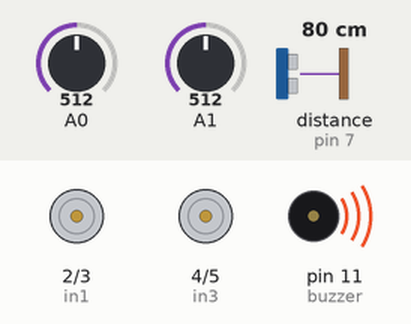
This sketch was run on a simulated Arduino Uno, built with avr-gcc and run on an emulated ATmega328P. Parts: motor-driver pin pairs drawn as motors (green arrow = first pin HIGH = forward, orange = second pin HIGH = backward, longer = more drive, scaled by the enable pin), buzzer (waves = sounding, pin HIGH). Wiring (inferred from the names in the program): ultrasonic range finder: trigger pin 6; echo pin 7. Inputs (shaded band) come from the test bench; at power-on: distance to the obstacle (sensor on pin 7) 80 cm, A1 = 512, A0 = 512. The echo pulse lasts 58.3 µs per cm; pins used as bus, display or sensor lines are not drawn.

Above: at 1.2 s.
1.3 s: distance to the obstacle (sensor on pin 7) set to 98 cm
2.8 s: distance to the obstacle (sensor on pin 7) set to 107 cm
At 3.8 s:
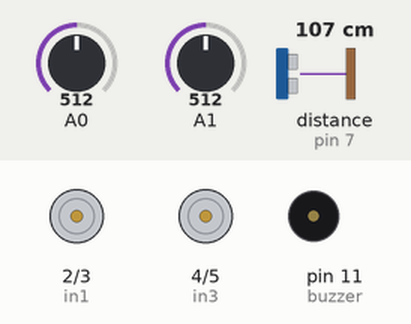
4.3 s: A1 set to 716
At 5.5 s:
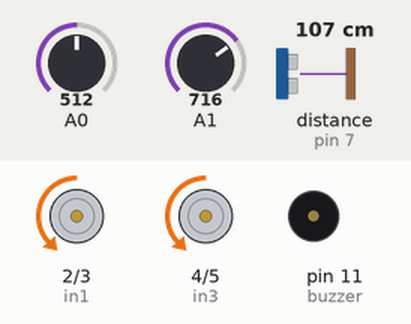
5.8 s: A0 set to 570
At 6.4 s:
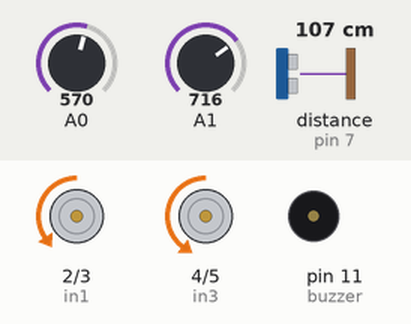
7.3 s: A0 set to 599
At 7.9 s:
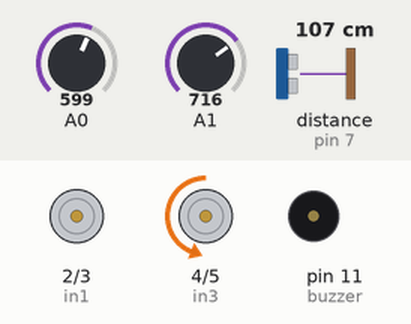
8.8 s: A1 set to 900
At 10.0 s:
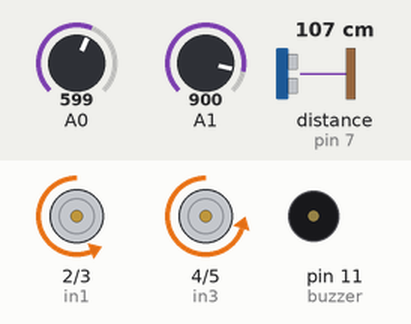
Timing chart, 0 to 11.3 s (numbered marks = the images above; inputs shaded):
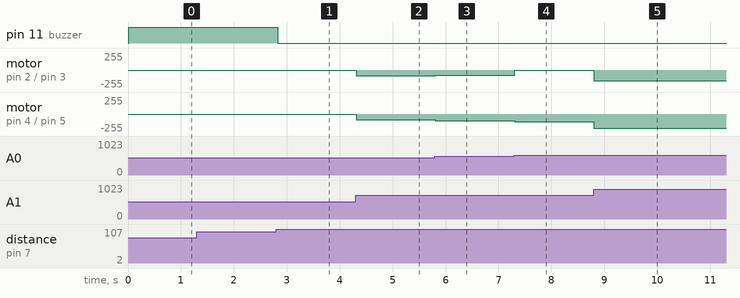

Measured:
- the behaviour switches between 101 and 102 cm on distance to the obstacle (sensor on pin 7) (found by bisection; images 0 and 1)
- the behaviour switches between 587 and 588 on A0 (found by bisection; images 3 and 4)
- after the input at 1.3 s, every drawn part: stays the same
- after the input at 2.8 s, pin 11 (buzzer): HIGH → LOW at once
- after the input at 4.3 s, motor on pin 2 (in1) / pin 3 (in2), motor on pin 4 (in3) / pin 5 (in4): stopped → backward 89/255 at once
- after the input at 5.8 s, motor on pin 2 (in1) / pin 3 (in2): backward 89/255 → backward 79/255 at once; motor on pin 4 (in3) / pin 5 (in4): backward 89/255 → backward 99/255 at once
- after the input at 7.3 s, motor on pin 2 (in1) / pin 3 (in2): backward 79/255 → stopped at once; motor on pin 4 (in3) / pin 5 (in4): backward 99/255 → backward 115/255 at once
- after the input at 8.8 s, motor on pin 2 (in1) / pin 3 (in2): stopped → backward 162/255 at once; motor on pin 4 (in3) / pin 5 (in4): backward 115/255 → backward 214/255 at once

The sketch:

final_joystick.ino
```cpp
#define enA 9
#define in1 2
#define in2 3
#define enB 10
#define in3 4
#define in4 5
int buzzer=11;
int motorSpeedA = 0;
int motorSpeedB = 0;
int jX=A0;
int jY=A1;
int trigPin = 6;//output
int echoPin =7 ;//input
void setup() {
  pinMode(enA, OUTPUT);
  pinMode(enB, OUTPUT);
  pinMode(in1, OUTPUT);
  pinMode(in2, OUTPUT);
  pinMode(in3, OUTPUT);
  pinMode(in4, OUTPUT);
  pinMode(trigPin, OUTPUT);
      pinMode(echoPin, INPUT);
      pinMode(buzzer, OUTPUT);


}
void loop() {
   long duration, distance;
  digitalWrite(trigPin,HIGH);
  delayMicroseconds(1000);
  digitalWrite(trigPin, LOW);
  duration=pulseIn(echoPin, HIGH);
  distance =(duration/2)/29.1;

  delay(10);
 if(distance<100)
 {
  digitalWrite(buzzer,HIGH);
 }
 else if(distance>100){
  digitalWrite(buzzer,LOW);

 }
  int xAxis = analogRead(A0);
// Read Joysticks X-axis
  int yAxis = analogRead(A1);
// Read Joysticks Y-axis
  // Y-axis used for forward and backward control
  if (yAxis < 510) {
    // Set Motor A backward
    digitalWrite(in1, HIGH);
    digitalWrite(in2, LOW);
    // Set Motor B backward
    digitalWrite(in3, HIGH);
    digitalWrite(in4, LOW);
    // Convert the declining Y-axis readings for going backward from 470 to 0 into 0 to 255 value for the PWM signal for increasing the motor speed
    motorSpeedA = map(yAxis, 470, 0, 0, 255);
    motorSpeedB = map(yAxis, 470, 0, 0, 255);
  }
  else if (yAxis > 510) {
    // Set Motor A forward
    digitalWrite(in1, LOW);
    digitalWrite(in2, HIGH);
    // Set Motor B forward
    digitalWrite(in3, LOW);
    digitalWrite(in4, HIGH);
    // Convert the increasing Y-axis readings for going forward from 550 to 1023 into 0 to 255 value for the PWM signal for increasing the motor speed
    motorSpeedA = map(yAxis, 550, 1023, 0, 255);
    motorSpeedB = map(yAxis, 550, 1023, 0, 255);
  }
  // If joystick stays in middle the motors are not moving
  else {
    motorSpeedA = 0;
    motorSpeedB = 0;
  }
  // X-axis used for left and right control
  if (xAxis <510) {
    // Convert the declining X-axis readings from 470 to 0 into increasing 0 to 255 value
    int xMapped = map(xAxis, 470, 0, 0, 255);
    // Move to left - decrease left motor speed, increase right motor speed
    motorSpeedA = motorSpeedA + xMapped;
    motorSpeedB = motorSpeedB - xMapped;
    // Confine the range from 0 to 255
    if (motorSpeedA < 0) {
      motorSpeedA = 0;
    }
    if (motorSpeedB > 255) {
      motorSpeedB = 255;
    }
  }
  if (xAxis > 550) {
    // Convert the increasing X-axis readings from 550 to 1023 into 0 to 255 value
    int xMapped = map(xAxis, 550, 1023, 0, 255);
    // Move right - decrease right motor speed, increase left motor speed
    motorSpeedA = motorSpeedA - xMapped;
    motorSpeedB = motorSpeedB + xMapped;
    // Confine the range from 0 to 255
    if (motorSpeedA > 255) {
      motorSpeedA = 255;
    }
    if (motorSpeedB < 0) {
      motorSpeedB = 0;
    }
  }
  // Prevent buzzing at low speeds (Adjust according to your motors. My motors couldn't start moving if PWM value was below value of 70)
  if (motorSpeedA < 70) {
    motorSpeedA = 0;
  }
  if (motorSpeedB < 70) {
    motorSpeedB = 0;
  }
  analogWrite(enA, motorSpeedA); // Send PWM signal to motor A
  analogWrite(enB, motorSpeedB); // Send PWM signal to motor B
  }
```
